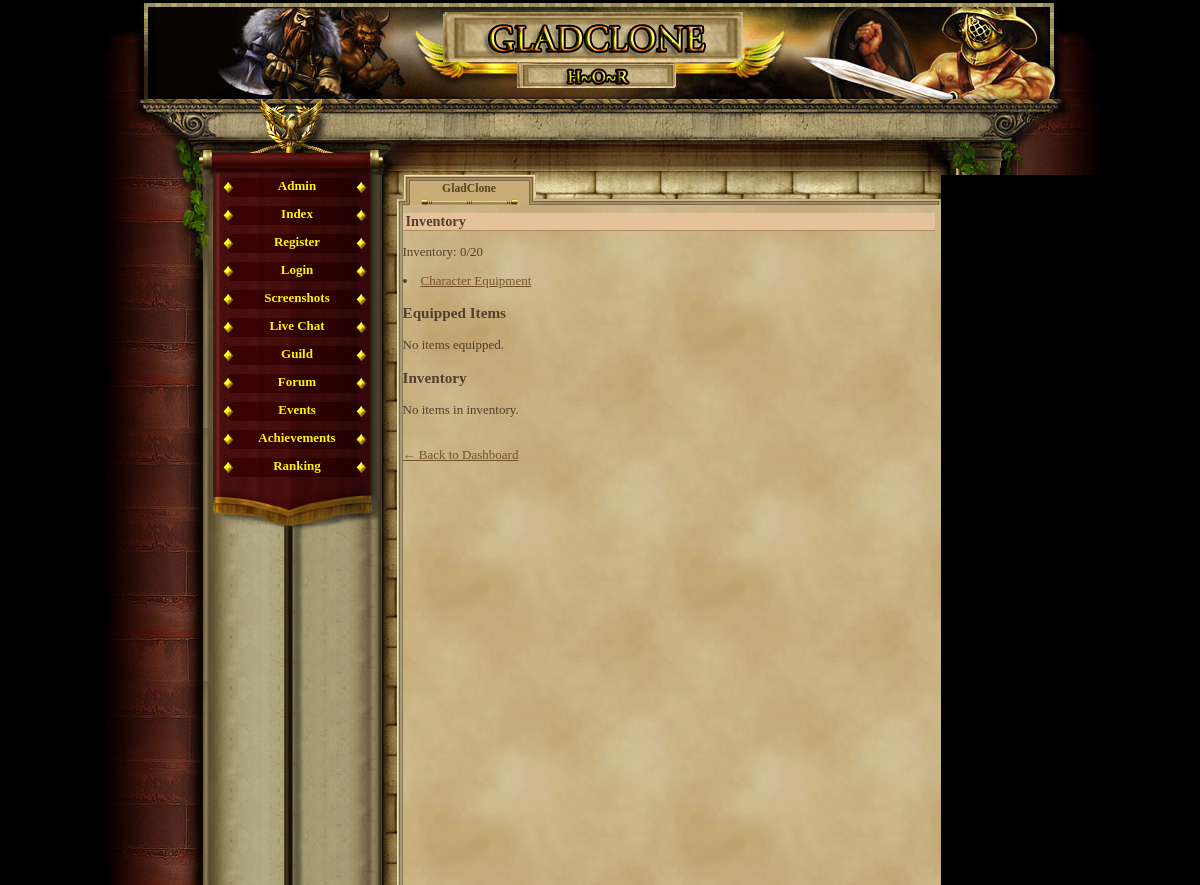
Page /inventory.php (signed in) on the earlier database version.
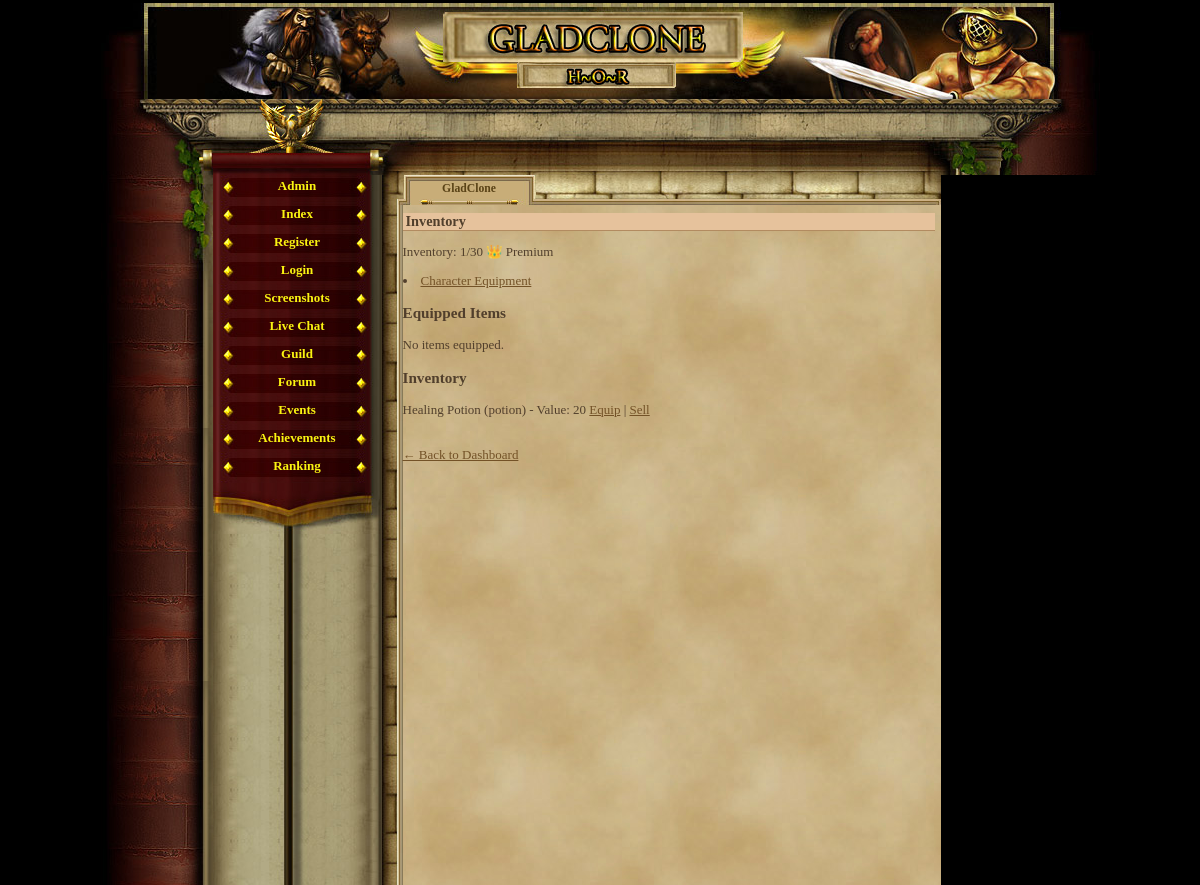
Same page on the later database version.
### tables this page shows
CREATE TABLE `gracze` (
  `id` int(11) NOT NULL AUTO_INCREMENT,
  `gracz` int(11) NOT NULL DEFAULT '0',
  `login` varchar(24) NOT NULL,
  `haslo` varchar(40) NOT NULL,
  `email` varchar(40) NOT NULL,
  `plec` tinyint(4) NOT NULL DEFAULT '0',
  `avatar` tinyint(4) NOT NULL DEFAULT '1',
  `pregunta` text NOT NULL,
  `respuesta` text NOT NULL,
  `rank` int(1) NOT NULL DEFAULT '1',
  `nivel` int(1) NOT NULL DEFAULT '1',
  `exp` int(1) NOT NULL DEFAULT '0',
  `exp_max` int(1) NOT NULL DEFAULT '10',
  `honor` int(1) NOT NULL DEFAULT '0',
  `fama` int(1) NOT NULL DEFAULT '0',
  `victorias` int(1) NOT NULL DEFAULT '0',
  `perdidas` int(1) NOT NULL DEFAULT '0',
  `oro_robado` int(1) NOT NULL DEFAULT '0',
  `oro_perdido` int(1) NOT NULL DEFAULT '0',
  `atak` int(5) NOT NULL DEFAULT '0',
  `obrona` int(3) NOT NULL DEFAULT '0',
  `sila` int(1) NOT NULL DEFAULT '5',
  `sila_i` int(1) NOT NULL DEFAULT '0',
  `sila_max` int(1) NOT NULL DEFAULT '10',
  `zrecznosc` int(1) NOT NULL DEFAULT '5',
  `zrecznosc_i` int(1) NOT NULL DEFAULT '0',
  `zrecznosc_max` int(1) NOT NULL DEFAULT '10',
  `wyrzymalosc` int(1) NOT NULL DEFAULT '5',
  `wyrzymalosc_i` int(1) NOT NULL DEFAULT '0',
  `wyrzymalosc_max` int(1) NOT NULL DEFAULT '10',
  `constitucion` int(1) NOT NULL DEFAULT '5',
  `constitucion_i` int(1) NOT NULL DEFAULT '0',
  `constitucion_max` int(1) NOT NULL DEFAULT '10',
  `carisma` int(1) NOT NULL DEFAULT '5',
  `carisma_i` int(1) NOT NULL DEFAULT '0',
  `carisma_max` int(1) NOT NULL DEFAULT '10',
  `inteligencja` int(1) NOT NULL DEFAULT '5',
  `inteligencja_i` int(1) NOT NULL DEFAULT '0',
  `inteligencja_max` int(1) NOT NULL DEFAULT '10',
  `mdchance` int(1) NOT NULL DEFAULT '0',
  `dhchance` int(1) NOT NULL DEFAULT '0',
  `ctchance` int(1) NOT NULL DEFAULT '0',
  `zycie` int(100) NOT NULL DEFAULT '100',
  `zycie_max` int(100) NOT NULL DEFAULT '100',
  `obrazenia_min` int(1) NOT NULL DEFAULT '0',
  `obrazenia_max` int(3) NOT NULL DEFAULT '2',
  `zloto` int(100) NOT NULL DEFAULT '150',
  `zloto_skarbiec` int(11) NOT NULL,
  `punkty` int(11) NOT NULL,
  `pracuje` int(11) NOT NULL,
  `ostatnia_walka_pvp` int(11) NOT NULL,
  `ostatnia_walka_pvc` int(11) NOT NULL,
  `ostatnio_zregenerowano` int(11) NOT NULL,
  `titulo` varchar(24) NOT NULL DEFAULT 'Newbie',
  `arena_level` int(11) NOT NULL,
  `rubies` int(11) NOT NULL DEFAULT '0',
  `centurion_time` int(11) NOT NULL,
  `reportes` int(1) NOT NULL DEFAULT '0',
  `mensajes` int(1) NOT NULL DEFAULT '0',
  `noticias` int(1) NOT NULL DEFAULT '0',
  `bendicion1_type` int(11) NOT NULL,
  `bendicion1_time` int(11) NOT NULL,
  `bendicion2_type` int(11) NOT NULL,
  `bendicion2_time` int(11) NOT NULL,
  `bendicion3_type` int(11) NOT NULL,
  `bendicion3_time` int(11) NOT NULL,
  `bendicion4_type` int(11) NOT NULL,
  `bendicion4_time` int(11) NOT NULL,
  `ostatnia_aktywnosc` int(11) NOT NULL DEFAULT '0',
  `username_locked` tinyint(1) NOT NULL DEFAULT '0',
  `lock_login` tinyint(1) NOT NULL DEFAULT '0',
  `is_admin` tinyint(1) NOT NULL DEFAULT '0',
  `title` varchar(100) DEFAULT NULL,
  `is_banned` tinyint(1) NOT NULL DEFAULT '0',
  `night_logins` int(11) DEFAULT '0',
  `boss_defeated` int(11) DEFAULT '0',
  `daily_login_streak` int(11) DEFAULT '0',
  `last_login_date` date DEFAULT NULL,
  `premium_coins` int(11) DEFAULT '0',
  `coins` int(11) DEFAULT '0',
  `is_premium` tinyint(1) DEFAULT '0',
  `premium_item_last_date` date DEFAULT NULL,
  PRIMARY KEY (`id`),
  UNIQUE KEY `login` (`login`)
);

CREATE TABLE `player_items` (
  `id` int(11) NOT NULL AUTO_INCREMENT,
  `player_id` int(11) NOT NULL,
  `item_id` int(11) NOT NULL,
  `quantity` int(11) NOT NULL DEFAULT '1',
  `equipped` tinyint(1) NOT NULL DEFAULT '0',
  `position` int(11) NOT NULL DEFAULT '0',
  PRIMARY KEY (`id`),
  KEY `player_id` (`player_id`),
  KEY `item_id` (`item_id`),
  CONSTRAINT `player_items_ibfk_1` FOREIGN KEY (`player_id`) REFERENCES `gracze` (`id`),
  CONSTRAINT `player_items_ibfk_2` FOREIGN KEY (`item_id`) REFERENCES `items` (`id`)
);

CREATE TABLE `items` (
  `id` int(11) NOT NULL AUTO_INCREMENT,
  `name` varchar(50) NOT NULL,
  `description` text,
  `type` varchar(20) NOT NULL,
  `attack_bonus` int(11) DEFAULT '0',
  `defense_bonus` int(11) DEFAULT '0',
  `sell_value` int(11) NOT NULL DEFAULT '10',
  `value` int(11) NOT NULL DEFAULT '0',
  `price` int(11) NOT NULL DEFAULT '0',
  `image` varchar(255) DEFAULT 'default.png',
  `slot` varchar(20) NOT NULL DEFAULT 'misc',
  `dex_bonus` int(11) DEFAULT '0',
  `level_required` int(11) DEFAULT '1',
  `effect_type` varchar(10) DEFAULT 'NULL',
  `target_attr` varchar(20) DEFAULT NULL,
  `effect_value` int(11) DEFAULT '0',
  `duration` int(11) DEFAULT '0',
  PRIMARY KEY (`id`)
);

### inventory.php (the view, shortened to what this page needs)
<?php
require_once('var/ustawienia.php');
require_once('gora_strony.php');
require_once('menu_l.php');
$player_id = $_SESSION['id'];
$res = $conn->query("SELECT is_premium FROM gracze WHERE id = $player_id");
$is_premium = $res->fetch_assoc()['is_premium'] ?? 0;
$inventory_limit = $is_premium ? 30 : 20;
$inv_count = $conn->query("SELECT COUNT(*) AS total FROM player_items WHERE player_id = $player_id")->fetch_assoc()['total'];
?>
<h2>Inventory</h2>
<p>Inventory: <?= $inv_count ?>/<?= $inventory_limit ?> <?= $is_premium ? "👑 Premium" : "" ?></p>
<li><a href='character_equipment.php'>Character Equipment</a></li>
<?php
echo "<h3>Equipped Items</h3>";
$equipped_query = $conn->prepare("
    SELECT pi.id as player_item_id, i.name, i.type, i.value
    FROM player_items pi
    JOIN items i ON pi.item_id = i.id
    WHERE pi.player_id = ? AND pi.equipped = 1
");
$equipped_query->bind_param("i", $player_id);
$equipped_query->execute();
$equipped_result = $equipped_query->get_result();
if ($equipped_result->num_rows > 0) {
    while ($item = $equipped_result->fetch_assoc()) {
        echo "<p>{$item['name']} ({$item['type']}) - Value: {$item['value']}
            <a href='unequip_item.php?id={$item['player_item_id']}'>Unequip</a></p>";
    }
} else {
    echo "<p>No items equipped.</p>";
}
echo "<h3>Inventory</h3>";
$inv_query = $conn->prepare("
    SELECT pi.id as player_item_id, i.name, i.type, i.value, pi.equipped
    FROM player_items pi
    JOIN items i ON pi.item_id = i.id
    WHERE pi.player_id = ?
");
$inv_query->bind_param("i", $player_id);
$inv_query->execute();
$inv_result = $inv_query->get_result();
if ($inv_result->num_rows > 0) {
    while ($item = $inv_result->fetch_assoc()) {
        echo "<p>{$item['name']} ({$item['type']}) - Value: {$item['value']} ";
        if ($item['equipped']) {
            echo "[Equipped]";
        } else {
            echo "<a href='inventory.php?equip={$item['player_item_id']}'>Equip</a> | ";
            echo "<a href='sell_item.php?id={$item['player_item_id']}' onclick=\"return confirm('Sell this item?');\">Sell</a>";
        }
        echo "</p>";
    }
} else {
    echo "<p>No items in inventory.</p>";
}
?>
<br><a href="index.php">← Back to Dashboard</a>

Differences in the rows shown:
changed gracze: is_premium "20" → "30"
added player_items: item.name "Healing Potion", item.type "potion", item.value "20"
Other differences:
$inv_count: "0" → "1"
text no longer shown: "No items in inventory."
text now shown: "👑 Premium"
